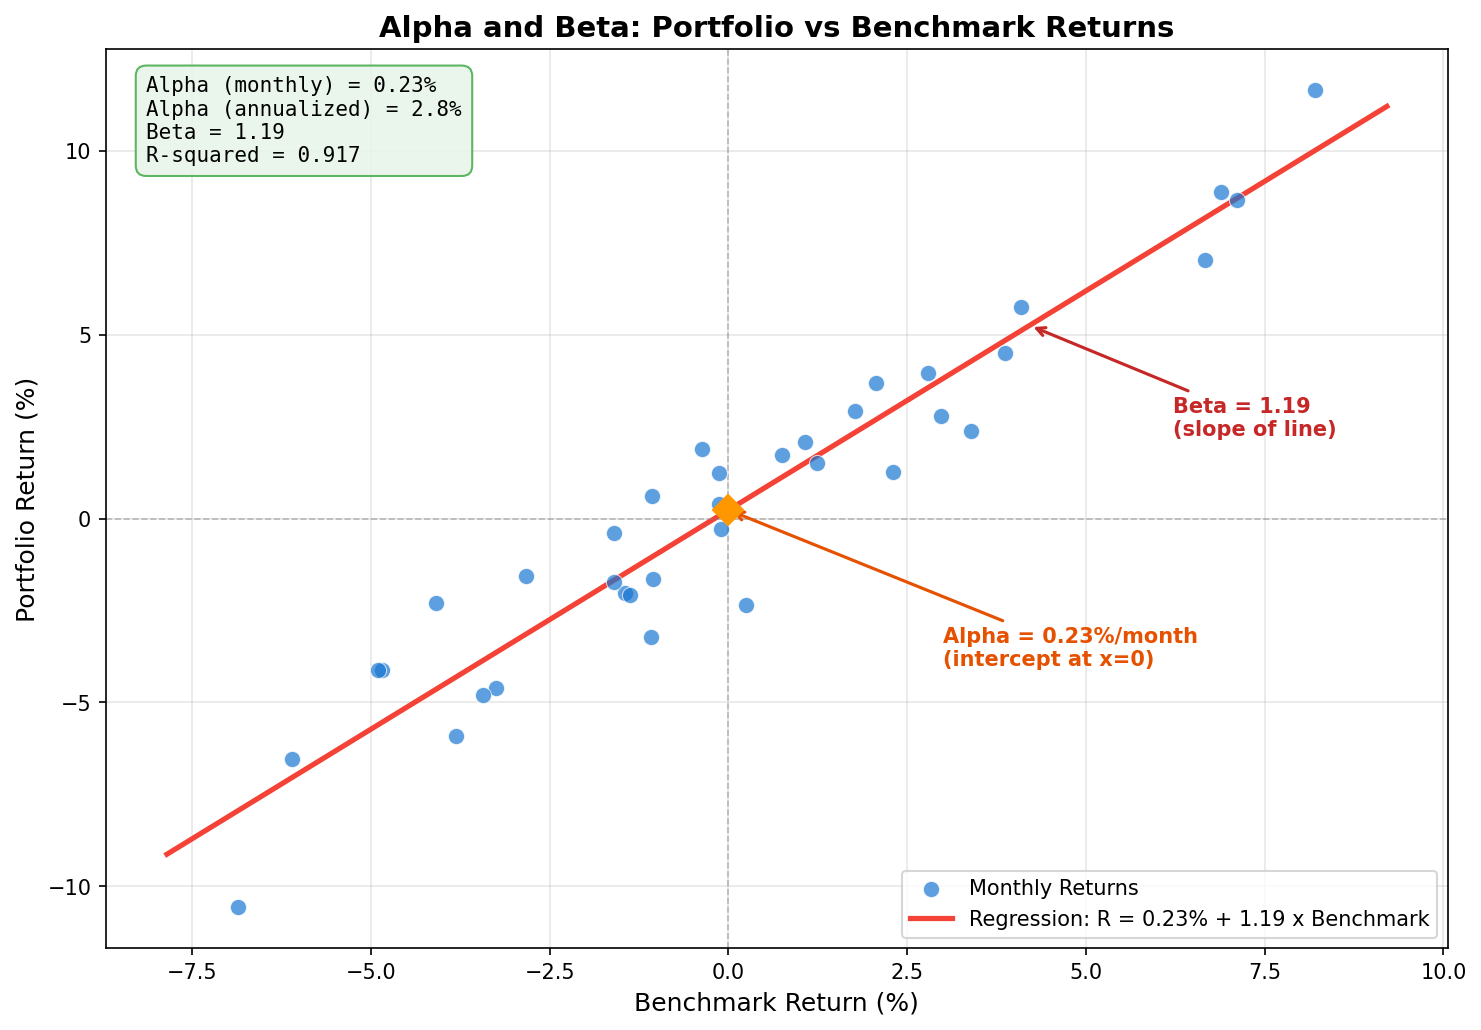

Source code (Python):
"""
Week 43 - Alpha and Beta: Portfolio vs Benchmark
==================================================
Scatter plot of monthly portfolio returns vs benchmark (S&P 500) returns.
A regression line is fitted:
  - Alpha (intercept) = excess return independent of market
  - Beta (slope) = sensitivity to market moves
Output: week43_alpha_beta.png
"""

import matplotlib.pyplot as plt
import numpy as np
from numpy.polynomial.polynomial import polyfit
import os

# ---------------------------------------------------------------------------
# Synthetic data: 36 months of returns
# ---------------------------------------------------------------------------
np.random.seed(42)
n_months = 36

# Benchmark returns (market): mean ~0.8%/month, std ~4%
benchmark = np.random.normal(0.008, 0.04, n_months)

# Portfolio returns: beta=1.2, alpha=0.3%/month, plus noise
true_alpha = 0.003
true_beta = 1.2
noise = np.random.normal(0, 0.015, n_months)
portfolio = true_alpha + true_beta * benchmark + noise

# ---------------------------------------------------------------------------
# Regression
# ---------------------------------------------------------------------------
# polyfit returns [intercept, slope] with deg=1
coeffs = np.polyfit(benchmark, portfolio, 1)
beta_est = coeffs[0]
alpha_est = coeffs[1]

# R-squared
y_pred = beta_est * benchmark + alpha_est
ss_res = np.sum((portfolio - y_pred) ** 2)
ss_tot = np.sum((portfolio - np.mean(portfolio)) ** 2)
r_squared = 1 - ss_res / ss_tot

# Regression line x-values
x_line = np.linspace(benchmark.min() - 0.01, benchmark.max() + 0.01, 100)
y_line = beta_est * x_line + alpha_est

# ---------------------------------------------------------------------------
# Plot
# ---------------------------------------------------------------------------
fig, ax = plt.subplots(figsize=(10, 7))

# Scatter plot of monthly returns
ax.scatter(benchmark * 100, portfolio * 100, color="#1976D2", alpha=0.7,
           s=60, edgecolors="white", linewidth=0.5, zorder=3,
           label="Monthly Returns")

# Regression line
ax.plot(x_line * 100, y_line * 100, color="#F44336", linewidth=2.5,
        label=f"Regression: R = {alpha_est*100:.2f}% + {beta_est:.2f} x Benchmark",
        zorder=2)

# Zero lines
ax.axhline(y=0, color="gray", linewidth=0.8, linestyle="--", alpha=0.5)
ax.axvline(x=0, color="gray", linewidth=0.8, linestyle="--", alpha=0.5)

# Alpha annotation (intercept at x=0)
ax.plot(0, alpha_est * 100, marker="D", color="#FF9800", markersize=10, zorder=4)
ax.annotate(f"Alpha = {alpha_est*100:.2f}%/month\n(intercept at x=0)",
            xy=(0, alpha_est * 100), xytext=(3, -4),
            fontsize=10, fontweight="bold", color="#E65100",
            arrowprops=dict(arrowstyle="->", color="#E65100", lw=1.5))

# Beta annotation
ax.annotate(f"Beta = {beta_est:.2f}\n(slope of line)",
            xy=(x_line[70] * 100, y_line[70] * 100),
            xytext=(x_line[70] * 100 + 2, y_line[70] * 100 - 3),
            fontsize=10, fontweight="bold", color="#C62828",
            arrowprops=dict(arrowstyle="->", color="#C62828", lw=1.5))

# Stats box
props = dict(boxstyle="round,pad=0.5", facecolor="#E8F5E9", edgecolor="#4CAF50", alpha=0.9)
stats_text = (f"Alpha (monthly) = {alpha_est*100:.2f}%\n"
              f"Alpha (annualized) = {alpha_est*12*100:.1f}%\n"
              f"Beta = {beta_est:.2f}\n"
              f"R-squared = {r_squared:.3f}")
ax.text(0.03, 0.97, stats_text, transform=ax.transAxes,
        fontsize=10, verticalalignment="top", bbox=props, family="monospace")

# Formatting
ax.set_xlabel("Benchmark Return (%)", fontsize=12)
ax.set_ylabel("Portfolio Return (%)", fontsize=12)
ax.set_title("Alpha and Beta: Portfolio vs Benchmark Returns",
             fontsize=14, fontweight="bold")
ax.legend(fontsize=10, loc="lower right")
ax.grid(True, alpha=0.3)

plt.tight_layout()

# Save output
output_path = os.path.join(os.path.dirname(__file__), "week43_alpha_beta.png")
plt.savefig(output_path, dpi=150, bbox_inches="tight")
plt.close()
print(f"Saved: {output_path}")
